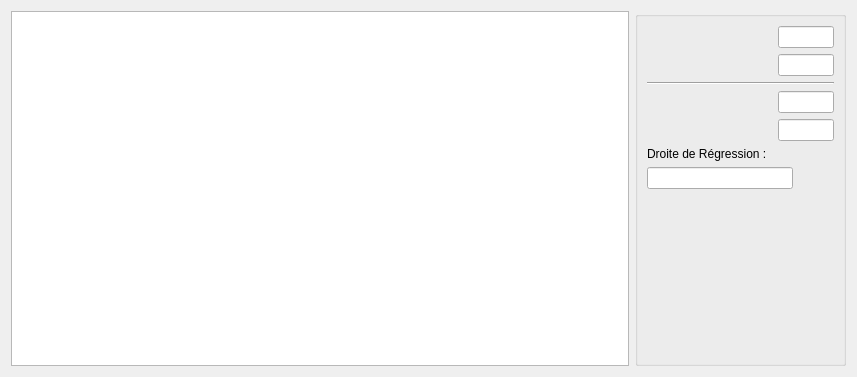
<?xml version="1.0" encoding="UTF-8"?>
<ui version="4.0">
 <class>et_Resultatpolluant</class>
 <widget class="QWidget" name="et_Resultatpolluant">
  <property name="geometry">
   <rect>
    <x>0</x>
    <y>0</y>
    <width>857</width>
    <height>377</height>
   </rect>
  </property>
  <property name="minimumSize">
   <size>
    <width>857</width>
    <height>0</height>
   </size>
  </property>
  <property name="windowTitle">
   <string>Form</string>
  </property>
  <layout class="QGridLayout" name="gridLayout_2">
   <item row="0" column="0">
    <widget class="QTableWidget" name="tableWidget">
     <property name="enabled">
      <bool>true</bool>
     </property>
     <property name="toolTip">
      <string>&lt;!DOCTYPE HTML PUBLIC &quot;-//W3C//DTD HTML 4.0//EN&quot; &quot;http://www.w3.org/TR/REC-html40/strict.dtd&quot;&gt;
&lt;html&gt;&lt;head&gt;&lt;meta name=&quot;qrichtext&quot; content=&quot;1&quot; /&gt;&lt;style type=&quot;text/css&quot;&gt;
p, li { white-space: pre-wrap; }
&lt;/style&gt;&lt;/head&gt;&lt;body style=&quot; font-family:'Sans'; font-size:10pt; font-weight:400; font-style:normal;&quot;&gt;
&lt;p align=&quot;center&quot; style=&quot;-qt-paragraph-type:empty; margin-top:0px; margin-bottom:0px; margin-left:0px; margin-right:0px; -qt-block-indent:0; text-indent:0px;&quot;&gt;&lt;/p&gt;&lt;/body&gt;&lt;/html&gt;</string>
     </property>
     <property name="editTriggers">
      <set>QAbstractItemView::NoEditTriggers</set>
     </property>
     <property name="alternatingRowColors">
      <bool>true</bool>
     </property>
     <property name="selectionBehavior">
      <enum>QAbstractItemView::SelectColumns</enum>
     </property>
    </widget>
   </item>
   <item row="0" column="1">
    <widget class="QGroupBox" name="groupBox">
     <property name="minimumSize">
      <size>
       <width>211</width>
       <height>0</height>
      </size>
     </property>
     <property name="maximumSize">
      <size>
       <width>211</width>
       <height>373</height>
      </size>
     </property>
     <property name="title">
      <string/>
     </property>
     <layout class="QGridLayout" name="gridLayout">
      <item row="0" column="0">
       <layout class="QVBoxLayout" name="verticalLayout_2">
        <item>
         <layout class="QHBoxLayout" name="horizontalLayout_2">
          <item>
           <widget class="QLabel" name="label_Valeur1">
            <property name="minimumSize">
             <size>
              <width>125</width>
              <height>0</height>
             </size>
            </property>
            <property name="text">
             <string/>
            </property>
           </widget>
          </item>
          <item>
           <widget class="QLineEdit" name="lineEdit_Valeur1"/>
          </item>
         </layout>
        </item>
        <item>
         <layout class="QHBoxLayout" name="horizontalLayout_3">
          <item>
           <widget class="QLabel" name="label_Critere1">
            <property name="minimumSize">
             <size>
              <width>125</width>
              <height>0</height>
             </size>
            </property>
            <property name="text">
             <string/>
            </property>
           </widget>
          </item>
          <item>
           <widget class="QLineEdit" name="lineEdit_Critere1"/>
          </item>
         </layout>
        </item>
        <item>
         <widget class="Line" name="line">
          <property name="orientation">
           <enum>Qt::Horizontal</enum>
          </property>
         </widget>
        </item>
        <item>
         <layout class="QHBoxLayout" name="horizontalLayout_4">
          <item>
           <widget class="QLabel" name="label_Valeur2">
            <property name="minimumSize">
             <size>
              <width>125</width>
              <height>0</height>
             </size>
            </property>
            <property name="text">
             <string/>
            </property>
           </widget>
          </item>
          <item>
           <widget class="QLineEdit" name="lineEdit_Valeur2"/>
          </item>
         </layout>
        </item>
        <item>
         <layout class="QHBoxLayout" name="horizontalLayout_5">
          <item>
           <widget class="QLabel" name="label_Critere2">
            <property name="minimumSize">
             <size>
              <width>125</width>
              <height>0</height>
             </size>
            </property>
            <property name="text">
             <string/>
            </property>
           </widget>
          </item>
          <item>
           <widget class="QLineEdit" name="lineEdit_Critere2"/>
          </item>
         </layout>
        </item>
       </layout>
      </item>
      <item row="1" column="0">
       <widget class="QLabel" name="label">
        <property name="maximumSize">
         <size>
          <width>147</width>
          <height>17</height>
         </size>
        </property>
        <property name="text">
         <string>Droite de Régression : </string>
        </property>
       </widget>
      </item>
      <item row="2" column="0">
       <widget class="QLineEdit" name="lineEditDroiteReg">
        <property name="maximumSize">
         <size>
          <width>146</width>
          <height>27</height>
         </size>
        </property>
        <property name="readOnly">
         <bool>true</bool>
        </property>
       </widget>
      </item>
      <item row="3" column="0">
       <spacer name="verticalSpacer">
        <property name="orientation">
         <enum>Qt::Vertical</enum>
        </property>
        <property name="sizeHint" stdset="0">
         <size>
          <width>20</width>
          <height>40</height>
         </size>
        </property>
       </spacer>
      </item>
     </layout>
    </widget>
   </item>
  </layout>
  <zorder>groupBox</zorder>
  <zorder></zorder>
 </widget>
 <resources/>
 <connections/>
</ui>
